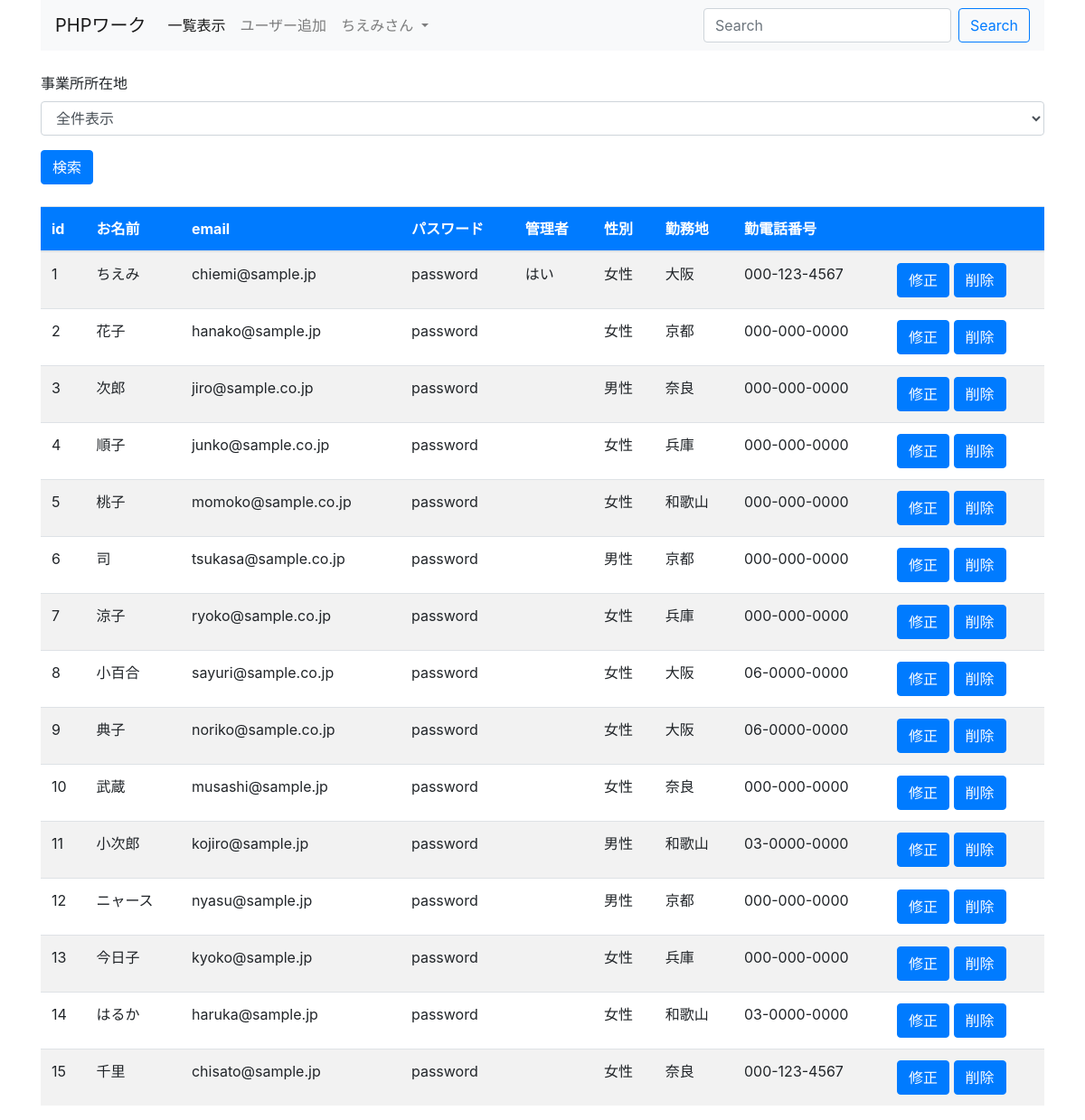
Screenshot of /html/php_work/5/ (signed in) with the database file from the repository.
### tables this page shows
CREATE TABLE `users` (
	`id` INTEGER NOT NULL PRIMARY KEY AUTO_INCREMENT,
	`name` VARCHAR(50) NOT NULL,
	`email` VARCHAR(256) NOT NULL,
	`password` VARCHAR(256) NOT NULL,
	`is_admin` TINYINT NOT NULL DEFAULT 0,
	`gender` TINYINT NOT NULL DEFAULT 9,
	`pref` VARCHAR(10) NOT NULL,
	`tel` VARCHAR(20) NOT NULL
);

### html/php_work/5/index.php (the view, shortened to what this page needs)
<?php
$pref = '';
try {
    $dsn = 'mysql:dbname=php_work;host=localhost;charset=utf8';
    $dbh = new PDO($dsn, 'root', 'root');
    $dbh->setAttribute(PDO::ATTR_ERRMODE, PDO::ERRMODE_EXCEPTION);
    $sql = 'select * from users';
    $stmt = $dbh->prepare($sql);
    $stmt->execute();
    $list = $stmt->fetchAll(PDO::FETCH_ASSOC);
} catch (Exception $e) {
    header('Location: ./error.php');
    exit;
}
?>
<!DOCTYPE html>
<html lang="en">
<head>
    <link rel="stylesheet" href="https://stackpath.bootstrapcdn.com/bootstrap/4.4.1/css/bootstrap.min.css">
</head>
<body>
    <div class="container">
        <nav class="navbar navbar-expand-lg navbar-light bg-light">
            <a class="navbar-brand" href="./">PHPワーク</a>
            <div class="collapse navbar-collapse" id="navbarSupportedContent">
                <ul class="navbar-nav mr-auto">
                    <li class="nav-item active">
                        <a class="nav-link" href="./">一覧表示 <span class="sr-only">(current)</span></a>
                    </li>
                    <li class="nav-item">
                        <a class="nav-link" href="./add.php">ユーザー追加</a>
                    </li>
                    <li class="nav-item dropdown">
                        <a class="nav-link dropdown-toggle" href="#" id="navbarDropdown" role="button" data-toggle="dropdown" aria-haspopup="true" aria-expanded="false">
                            <?= $_SESSION['user']['name'] ?>さん
                        </a>
                    </li>
                </ul>
                <form class="form-inline my-2 my-lg-0">
                    <input class="form-control mr-sm-2" type="search" placeholder="Search" aria-label="Search">
                    <button class="btn btn-outline-primary my-2 my-sm-0" type="submit">Search</button>
                </form>
            </div>
        </nav>
        <form method="get" action="./" class="my-4">
            <div class="form-group">
                <label for="pref">事業所所在地</label>
                <select name="pref" id="pref" class="form-control">
                    <option value="" <?php if ($pref == '') echo ' selected' ?>>全件表示</option>
                </select>
            </div>
            <div class="my-2">
                <input type="submit" value="検索" class="btn btn-primary">
            </div>
        </form>
        <table class="table table-striped table-hover my-3">
            <thead class="bg-primary text-white">
                <tr>
                    <th>id</th>
                    <th>お名前</th>
                    <th>email</th>
                    <th>パスワード</th>
                    <th>管理者</th>
                    <th>性別</th>
                    <th>勤務地</th>
                    <th>勤電話番号</th>
                    <th></th>
                </tr>
            </thead>
            <tbody>
                <?php foreach ($list as $v) : ?>
                    <tr>
                        <td><?= $v['id'] ?></td>
                        <td><?= $v['name'] ?></td>
                        <td><?= $v['email'] ?></td>
                        <td><?= $v['password'] ?></td>
                        <td><?php if ($v['is_admin'] == 1) echo 'はい' ?></td>
                        <td>
                            <?php if ($v['gender'] == 1) : ?>
                                男性
                            <?php elseif ($v['gender'] == 2) : ?>
                                女性
                            <?php else : ?>
                                その他
                            <?php endif ?>
                        </td>
                        <td><?= $v['pref'] ?></td>
                        <td><?= $v['tel'] ?></td>
                        <td>
                            <form action="./update.php" method="post" style="display: inline">
                                <input type="submit" class="btn btn-primary" value="修正">
                            </form>
                            <form action="./delete_action.php" method="post" style="display: inline">
                                <input type="submit" class="btn btn-primary" value="削除">
                            </form>
                        </td>
                    </tr>
                <?php endforeach ?>
            </tbody>
        </table>
    </div>
</body>
</html>

### rows the page displays
users: id "1", name "ちえみ", email "chiemi@sample.jp", password "password", is_admin "はい", gender "女性", pref "大阪", tel "000-123-4567"
users: id "2", name "花子", email "hanako@sample.jp", password "password", gender "女性", pref "京都", tel "000-000-0000"
users: id "3", name "次郎", email "jiro@sample.co.jp", password "password", gender "男性", pref "奈良", tel "000-000-0000"
users: id "4", name "順子", email "junko@sample.co.jp", password "password", gender "女性", pref "兵庫", tel "000-000-0000"
users: id "5", name "桃子", email "momoko@sample.co.jp", password "password", gender "女性", pref "和歌山", tel "000-000-0000"
users: id "6", name "司", email "tsukasa@sample.co.jp", password "password", gender "男性", pref "京都", tel "000-000-0000"
users: id "7", name "涼子", email "ryoko@sample.co.jp", password "password", gender "女性", pref "兵庫", tel "000-000-0000"
users: id "8", name "小百合", email "sayuri@sample.co.jp", password "password", gender "女性", pref "大阪", tel "06-0000-0000"
users: id "9", name "典子", email "noriko@sample.co.jp", password "password", gender "女性", pref "大阪", tel "06-0000-0000"
users: id "10", name "武蔵", email "musashi@sample.jp", password "password", gender "女性", pref "奈良", tel "000-000-0000"
users: id "11", name "小次郎", email "kojiro@sample.jp", password "password", gender "男性", pref "和歌山", tel "03-0000-0000"
users: id "12", name "ニャース", email "nyasu@sample.jp", password "password", gender "男性", pref "京都", tel "000-000-0000"
users: id "13", name "今日子", email "kyoko@sample.jp", password "password", gender "女性", pref "兵庫", tel "000-000-0000"
users: id "14", name "はるか", email "haruka@sample.jp", password "password", gender "女性", pref "和歌山", tel "03-0000-0000"
users: id "15", name "千里", email "chisato@sample.jp", password "password", gender "女性", pref "奈良", tel "000-123-4567"

### other values shown
$_SESSION['user']['name'] "ちえみ"
